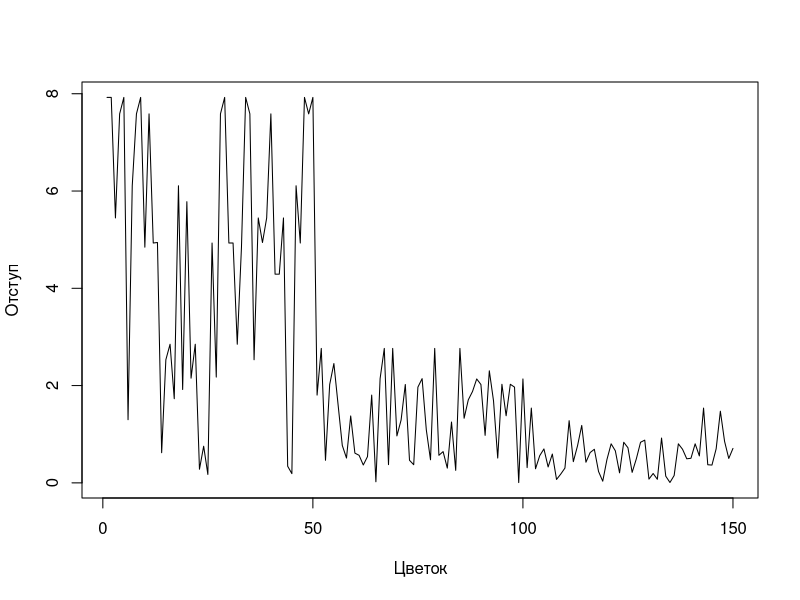

The R script that drew this image: (Note: this script raises an error after producing the figure.)
distance_of_Euclid <- function(a, b){
  
  return(sqrt(sum((a - b)^2)))
  
}


K <- function(x, y, h) {
  
  r <- distance_of_Euclid(x, y)/h
  E <- 3 * (1 - r^2) / 4
  Q <- 15 * (1 - r^2) / 16
  G <- ((2 * pi) ^ (-1 / 2)) * exp(-(r ^ 2) / 2)
  P <- 1/2
  Tr <- 1 - abs(r)
  
  return(G)
}


M <- function(point, set) {
  
  h <- 0.1
  weights <- matrix(0, 1, 3)
  row <- dim(set)[1]
  class <- c("setosa", "versicolor", "virginica")
  
  for (i in 1:row) {
    tmp <- K(set[i, 1:2], point, h)
    if (set[i, 3] == "setosa")      weights[1] <- weights[1] + tmp  
    if (set[i, 3] == "versicolor")  weights[2] <- weights[2] + tmp
    if (set[i, 3] == "virginica")   weights[3] <- weights[3] + tmp
  }
  
  
  if (class[which.max(weights)] == "setosa") {
    
    return(weights[1] - max(weights[2], weights[3]))
      
  }
  
  if (class[which.max(weights)] == "versicolor") {
    
    return(weights[2] - max(weights[1], weights[3]))
    
  }
  
  if (class[which.max(weights)] == "virginica") {
    
    return(weights[3] - max(weights[2], weights[1]))
    
  }
  
}


STOLP <- function(arr) {
  
  row <- dim(arr)[1]
  margins <- matrix(NA, row, 1)
  
  for (i in 1:row) {
    
    margins[i] <- M(arr[i, 1:2], arr[-i, ])
    
    if (margins[i] < 0) {
      
      arr <- arr[-i, ]
      
    }
    
  }
  
  print(margins)
  
  plot(1:150, margins, type = "l", xlab = "Цветок", ylab = "Отступ")
  
  row <- dim(arr)[1]
  
  index_of_et_set <- 1
  index_of_et_ver <- 1
  index_of_et_vir <- 1
  et_set <- arr[index_of_et_set]
  et_ver <- arr[index_of_et_ver]
  et_vir <- arr[index_of_et_vir]
  
  for (i in 2:row) {
    
    margin <- M(arr[i, 1:2], arr[-i, ])
    
    if (arr[i, 3] == "setosa" && et_set < margin) {
      
      et_set <- margin
      index_of_et_set <- i
      
    }
    
    if (arr[i, 3] == "versicolor" && et_ver < margin) {
      
      et_ver <- margin
      index_of_et_ver <- i
      
    }

    if (arr[i, 3] == "virginica" && et_vir < margin) {
      
      et_vir <- margin
      index_of_et_vir <- i
      
    }
    
  }
  
  Omega <- c(arr[index_of_et_set, 1], arr[index_of_et_set, 2], arr[index_of_et_set, 3])
  Omega <- rbind(Omega, c(arr[index_of_et_ver, 1], arr[index_of_et_ver, 2], arr[index_of_et_ver, 3]))
  Omega <- rbind(Omega, c(arr[index_of_et_vir, 1], arr[index_of_et_vir, 2], arr[index_of_et_vir, 3]))
  
  print(Omega)
  
  return()
  
}




train_set <- iris[ , 3:5]
STOLP(train_set)

